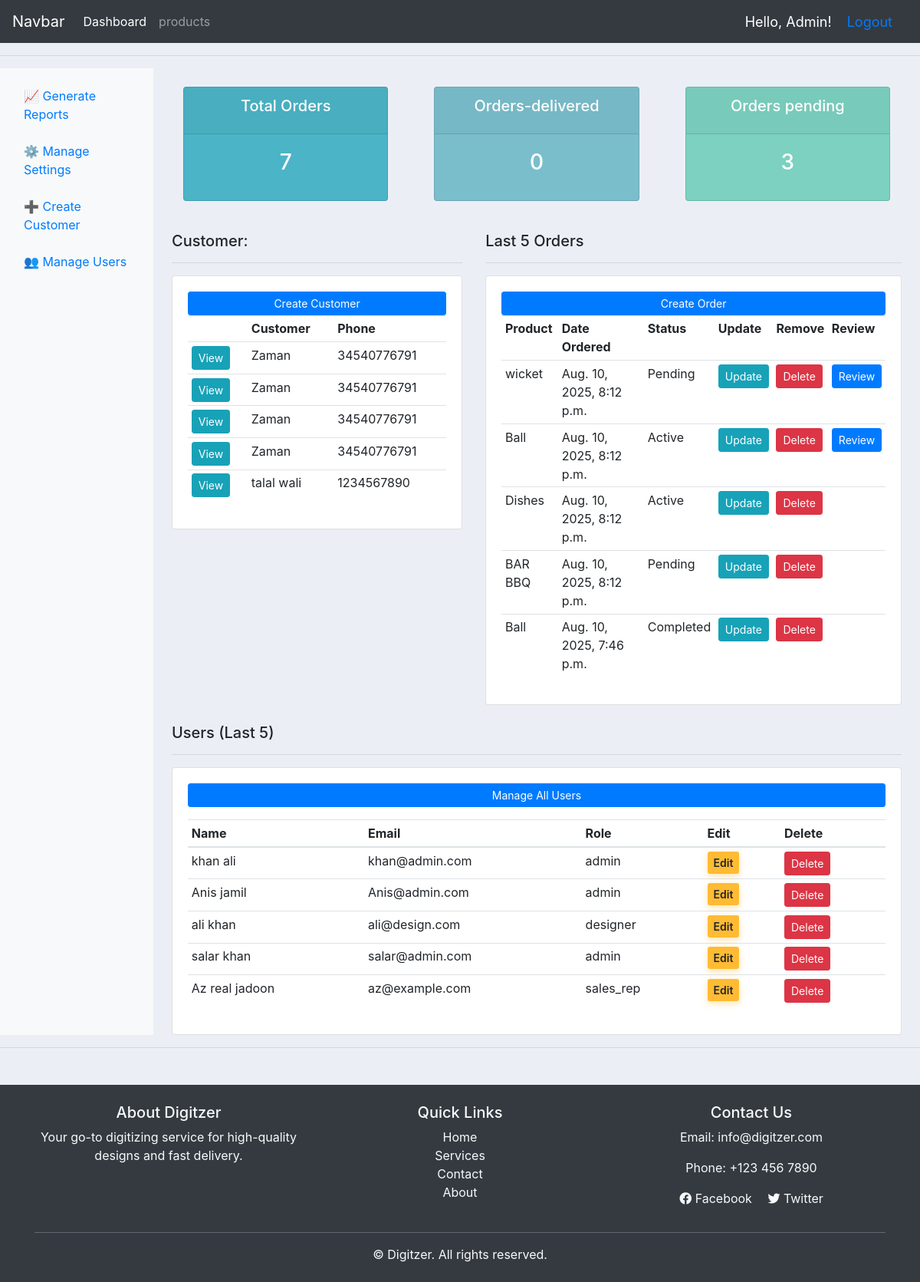
The app's page / (signed in) with its own data.
### accounts/models.py (models this page shows, shortened)
class Customer(models.Model):
    user = models.OneToOneField(User, null=True, blank=True, on_delete=models.CASCADE)
    name = models.CharField(max_length=200 )
    sales_rep = models.ForeignKey('SalesRepresentative', null=True, blank=True, on_delete=models.SET_NULL, related_name='assigned_customers')
    profile_pic = models.ImageField(
        upload_to='profile_pics/',  # Images will be saved in MEDIA_ROOT/profile_pics/
        null=True,
        blank=True,
        default='profile_pics/default.png'  # Default image path
    )
    phone = models.CharField(max_length=200)
    email = models.CharField(max_length=200)
    date_created = models.DateTimeField(auto_now_add=True, null=True)

class Order(models.Model):
    STATUS = (
        ('Pending', 'Pending'),
        ('Out for delivery', 'Out for delivery'),
        ('Delivered', 'Delivered'),
        ('Quote Requested', 'Quote Requested'),
        ('Active', 'Active'),
        ('Completed', 'Completed'),
        ('Released', 'Released'),
    )
    ORDER_TYPE = (
        ('Digitizing', 'Digitizing'),
        ('Vector', 'Vector'),
        ('Patch', 'Patch'),
        ('Quote', 'Quote'),
    )
    PAYMENT_STATUS = (
        ('Pending', 'Pending'),
        ('Paid', 'Paid'),
        ('Refunded', 'Refunded'),
    )
    REVIEW_STATUS = (
    ('Pending', 'Pending'),
    ('Approved', 'Approved'),
    ('Rejected', 'Rejected'),
)
    customer = models.ForeignKey(Customer, null=True, on_delete=models.SET_NULL)
    product = models.ForeignKey(Product, null=True, on_delete=models.SET_NULL)
    order_type = models.CharField(max_length=50, choices=ORDER_TYPE, null=True, blank=True)
    date_created = models.DateTimeField(auto_now_add=True, null=True)
    status = models.CharField(max_length=200, null=True, choices=STATUS)
    note = models.CharField(max_length=1000, null=True, blank=True)
    design_file = models.FileField(upload_to='designs/', null=True, blank=True)
    invoice_file = models.FileField(upload_to='invoices/', null=True, blank=True)
    assigned_to = models.ForeignKey('SalesRepresentative', on_delete=models.SET_NULL, null=True, blank=True)
    released = models.BooleanField(default=False)  # For release_projects
    payment_status = models.CharField(max_length=20, choices=PAYMENT_STATUS, default='Pending')  # For follow-up payments
    date_completed = models.DateTimeField(null=True, blank=True)  # Optional: track completion time
    review_status = models.CharField(max_length=20, choices=REVIEW_STATUS, default='Pending')
    review_comment = models.TextField(blank=True, null=True)

class Product(models.Model):
    CATEGORY = (
        ('Indoor', 'Indoor'),
        ('Out Door', 'Out Door'),
    )
    name = models.CharField(max_length=200)
    price = models.FloatField(null=True)
    category = models.CharField(max_length=200, null=True, choices=CATEGORY)
    description = models.CharField(max_length=200)
    date_created = models.DateTimeField(auto_now_add=True, null=True)
    tags = models.ManyToManyField(Tag)
    def __str__(self):
        return self.name

class UploadedFile(models.Model):
    order = models.ForeignKey(Order, on_delete=models.CASCADE, related_name="files")
    file = models.FileField(upload_to='uploads/')
    uploaded_at = models.DateTimeField(auto_now_add=True)

### accounts/decorators.py (the view)
    def wrapper_func(request, *args, **kwargs):
        group = None
        if request.user.groups.exists():
            group = request.user.groups.all()[0].name
        if group == 'customer':
            return redirect('user-page')
        elif group == 'sales_rep':
            return redirect('sales-dashboard')
        elif group == 'designer':
            return redirect('designer-dashboard')
        elif group == 'admin':
            return view_func(request, *args, **kwargs)
        else:
            return HttpResponse("You are not authorized to view this page.")

### templates/accounts/dashboard.html
{% extends 'accounts/main.html' %}
{% block content %}
<div class="container-fluid">
  <div class="row">
    <nav class="col-md-3 col-lg-2 d-md-block bg-light sidebar collapse">
      <div class="sidebar-sticky pt-3">
        <ul class="nav flex-column">
          <li class="nav-item mb-2">
            <a class="nav-link" href="{% url 'report_view' %}">📈 Generate Reports</a>
          </li>
          <li class="nav-item mb-2">
            <a class="nav-link" href="{% url 'manage_settings' %}">⚙️ Manage Settings</a>
          </li>
          <li class="nav-item mb-2">
            <a class="nav-link" href="{% url 'create_customer' %}">➕ Create Customer</a>
          </li>
          <li class="nav-item mb-2">
            <a class="nav-link" href="{% url 'manage_users' %}">👥 Manage Users</a>
          </li>
        </ul>
      </div>
    </nav>
    <main class="col-md-9 ml-sm-auto col-lg-10 px-md-4">
      {% include 'accounts/status.html' %}
      <br>
      <div class="row">
          <div class="col-md-5">
              <h5>Customer:</h5>
              <hr>
              <div class="card card-body">
                  <a href="{% url 'create_customer' %}" class="btn btn-primary btn-sm btn-block">Create Customer</a>
                  <table class="table table-sm">
                      <tr>
                          <th></th>
                          <th>Customer</th>
                          <th>Phone</th>
                      </tr>
                      {% for customer in customers %}
                      <tr>
                          <td><a class="btn btn-sm btn-info" href="{% url 'customer' customer.id %}">View</a></td>
                          <td>{{ customer.name }}</td>
                          <td>{{ customer.phone }}</td>
                      </tr>
                      {% endfor %}
                  </table>
              </div>
          </div>
          <div class="col-md-7">
              <h5>Last 5 Orders</h5>
              <hr>
              <div class="card card-body">
                  <a class="btn btn-primary btn-sm btn-block" href="{% url 'create_order' customer.id 'design' %}">Create Order</a>
                  <table class="table table-sm">
                      <tr>
                          <th>Product</th>
                          <th>Date Ordered</th>
                          <th>Status</th>
                          <th>Update</th>
                          <th>Remove</th>
                          <th>Review</th>
                      </tr>
                      {% for order in orders %}
                      <tr>
                          <td>{{ order.product }}</td>
                          <td>{{ order.date_created }}</td>
                          <td>{{ order.status }}</td>
                          <td><a class="btn btn-sm btn-info" href="{% url 'update_order' order.id %}">Update</a></td>
                          <td><a class="btn btn-sm btn-danger" href="{% url 'delete_order' order.id %}">Delete</a></td>
                          <td>
                              {% for file in order.files.all %}
                              <a href="{% url 'review_file' file.id %}" class="btn btn-sm btn-primary">Review</a>
                              {% endfor %}
                          </td>
                      </tr>
                      {% endfor %}
                  </table>
              </div>
          </div>
      </div>
      <div class="row mt-4">
          <div class="col-md-12">
              <h5>Users (Last 5)</h5>
              <hr>
              <div class="card card-body">
                  <a href="{% url 'manage_users' %}" class="btn btn-primary btn-sm mb-3">Manage All Users</a>
                  <table class="table table-sm">
                      <thead>
                          <tr>
                              <th>Name</th>
                              <th>Email</th>
                              <th>Role</th>
                              <th>Edit</th>
                              <th>Delete</th>
                          </tr>
                      </thead>
                      <tbody>
                          {% for user in users %}
                          <tr>
                              <td>{{ user.first_name }} {{ user.last_name }}</td>
                              <td>{{ user.email }}</td>
                              <td>{{ user.groups.first.name }}</td>
                              <td><a href="{% url 'edit_user' user.id %}" class="btn btn-sm btn-warning">Edit</a></td>
                              <td><a href="{% url 'delete_user' user.id %}" class="btn btn-sm btn-danger">Delete</a></td>
                          </tr>
                          {% empty %}
                          <tr>
                              <td colspan="5">No users found.</td>
                          </tr>
                          {% endfor %}
                      </tbody>
                  </table>
              </div>
          </div>
      </div>
    </main>
  </div>
</div>
{% endblock %}

### templates/accounts/navbar.html (shortened to what this page needs)
{% load static %}
<nav class="navbar navbar-expand-lg navbar-dark bg-dark">
    <a class="navbar-brand" href="{% url 'home' %}">Navbar</a>
    <div class="collapse navbar-collapse" id="navbarNav">
      <ul class="navbar-nav">
        {% if request.user.is_staff %}
        <li class="nav-item active">
          <a class="nav-link" href="{% url 'home' %}">Dashboard</a>
        </li>
        <li class="nav-item">
          <a class="nav-link" href="{% url 'products' %}">products</a>
        </li>
        {% else %}
        <li class="nav-item">
            <a class="nav-link" href="{% url 'account' %}">Settings</a>
          </li>
        {% endif %}
      </ul>
    </div>
    <span class="hello-msg">Hello, {{ user.first_name }}!</span>
    <span class="hello-msg"><a href="{% url 'logout' %}">Logout</a></span>
  </nav>

### static/css/main.css (style rules this page uses)
body { background-color: #ebeff5; }
.btn-warning { background-color: #ffbb33; border: none; font-weight: 600; box-shadow: 0 3px 10px rgb(255 187 51 / 0.4); transition: background-color 0.3s ease; }

### templates/accounts/navbar.html (style rules this page uses)
.hello-msg { font-size: 18px; color: white; margin-right: 20px; }

### records on screen
Customer: name "Zaman", phone "34540776791"
Customer: name "Zaman", phone "34540776791"
Customer: name "Zaman", phone "34540776791"
Customer: name "Zaman", phone "34540776791"
Customer: name "talal wali", phone "1234567890"
Order: product "wicket", date_created "Aug. 10, 2025, 8:12 p.m.", status "Pending"
Order: product "Ball", date_created "Aug. 10, 2025, 8:12 p.m.", status "Active"
Order: product "Dishes", date_created "Aug. 10, 2025, 8:12 p.m.", status "Active"
Order: product "BAR BBQ", date_created "Aug. 10, 2025, 8:12 p.m.", status "Pending"
Order: product "Ball", date_created "Aug. 10, 2025, 7:46 p.m.", status "Completed"

### other values on screen
{{ user.first_name }} "Admin"
{{ total_order }} "7"
{{ delivered }} "0"
{{ pending }} "3"
{{ user.first_name }} "khan"
{{ user.last_name }} "ali"
{{ user.email }} "khan@admin.com"
{{ user.groups.first.name }} "admin"
{{ user.first_name }} "Anis"
{{ user.last_name }} "jamil"
{{ user.email }} "Anis@admin.com"
{{ user.first_name }} "ali"
{{ user.last_name }} "khan"
{{ user.email }} "ali@design.com"
{{ user.groups.first.name }} "designer"
